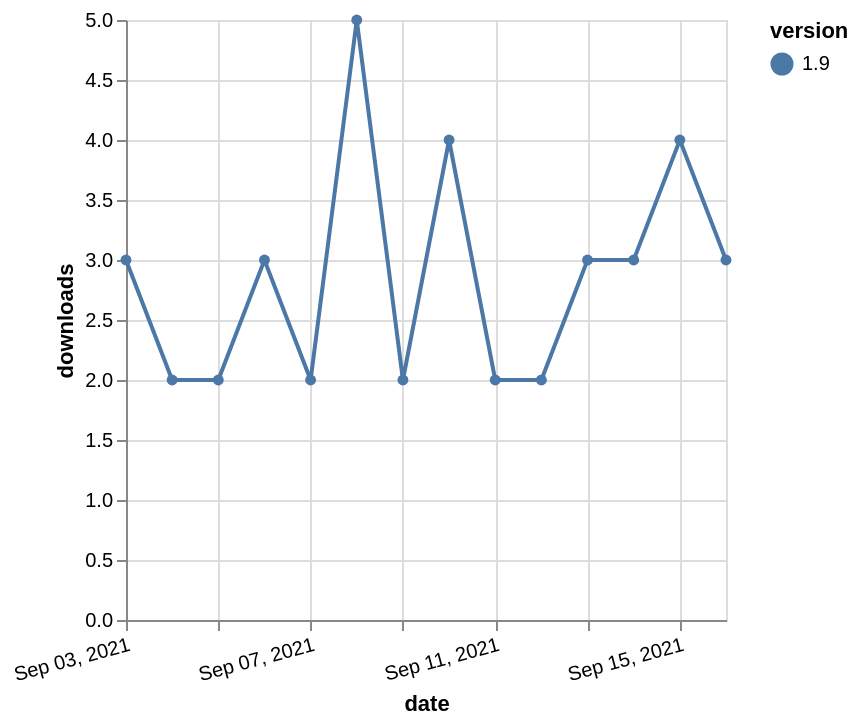

Write a Vega-Lite specification for this figure.
### Vega-Lite specification from a JSON file in a GitHub repository (floating-point values rounded to 4 significant figures)
{"$schema": "https://vega.github.io/schema/vega-lite/v5.json", "description": "A simple bar chart with embedded data.", "data": {"values": [{"date": "2021-09-03", "total": 4336, "delta": 3, "version": "1.9"}, {"date": "2021-09-04", "total": 4338, "delta": 2, "version": "1.9"}, {"date": "2021-09-05", "total": 4340, "delta": 2, "version": "1.9"}, {"date": "2021-09-06", "total": 4343, "delta": 3, "version": "1.9"}, {"date": "2021-09-07", "total": 4345, "delta": 2, "version": "1.9"}, {"date": "2021-09-08", "total": 4350, "delta": 5, "version": "1.9"}, {"date": "2021-09-09", "total": 4352, "delta": 2, "version": "1.9"}, {"date": "2021-09-10", "total": 4356, "delta": 4, "version": "1.9"}, {"date": "2021-09-11", "total": 4358, "delta": 2, "version": "1.9"}, {"date": "2021-09-12", "total": 4360, "delta": 2, "version": "1.9"}, {"date": "2021-09-13", "total": 4363, "delta": 3, "version": "1.9"}, {"date": "2021-09-14", "total": 4366, "delta": 3, "version": "1.9"}, {"date": "2021-09-15", "total": 4370, "delta": 4, "version": "1.9"}, {"date": "2021-09-16", "total": 4373, "delta": 3, "version": "1.9"}]}, "width": "container", "mark": {"type": "line", "point": {"filled": true}}, "encoding": {"x": {"field": "date", "type": "temporal", "timeUnit": "yearmonthdate", "title": "date", "axis": {"labelAngle": -15}}, "y": {"field": "delta", "type": "quantitative", "title": "downloads"}, "color": {"field": "version", "type": "nominal"}, "tooltip": {"field": "delta"}}}
